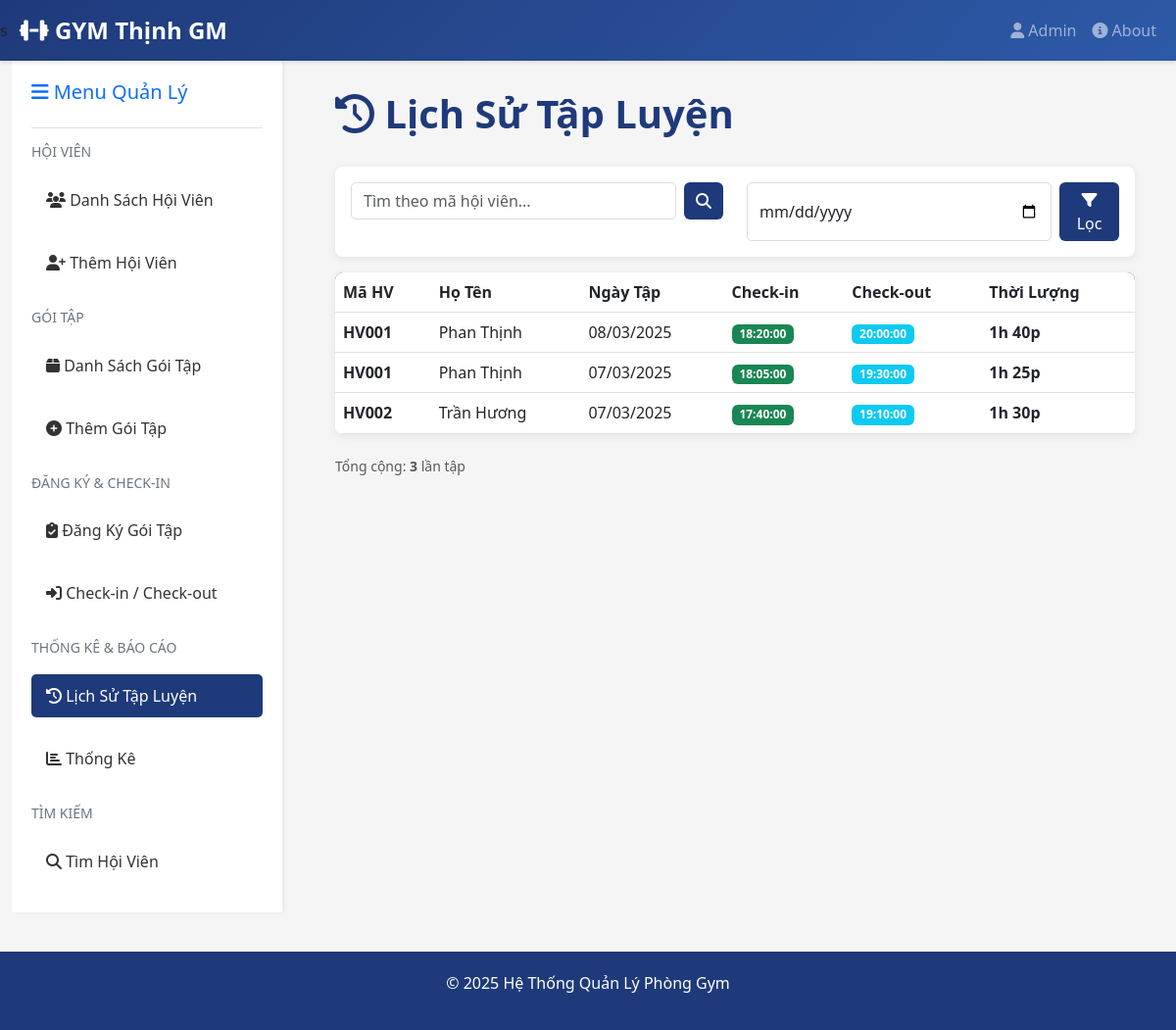
The page /history.php on the database its author committed.
### tables this page shows
CREATE TABLE IF NOT EXISTS check_logs (
    id INT AUTO_INCREMENT PRIMARY KEY,
    member_id INT NOT NULL,
    log_date DATE NOT NULL,
    check_in TIME,
    check_out TIME,
    created_at TIMESTAMP DEFAULT CURRENT_TIMESTAMP,
    updated_at TIMESTAMP DEFAULT CURRENT_TIMESTAMP ON UPDATE CURRENT_TIMESTAMP,
    FOREIGN KEY (member_id) REFERENCES members(id) ON DELETE CASCADE,
    INDEX idx_member (member_id),
    INDEX idx_date (log_date)
);

CREATE TABLE IF NOT EXISTS members (
    id INT AUTO_INCREMENT PRIMARY KEY,
    code VARCHAR(20) UNIQUE NOT NULL,
    fullname VARCHAR(100) NOT NULL,
    dob DATE NOT NULL,
    gender ENUM('Nam', 'Nữ') NOT NULL,
    phone VARCHAR(15) NOT NULL,
    address TEXT NOT NULL,
    created_at TIMESTAMP DEFAULT CURRENT_TIMESTAMP,
    updated_at TIMESTAMP DEFAULT CURRENT_TIMESTAMP ON UPDATE CURRENT_TIMESTAMP,
    INDEX idx_code (code),
    INDEX idx_phone (phone),
    INDEX idx_fullname (fullname)
);

### includes/functions.php (called while the page is built, shortened)
<?php
function formatDate($date) {
    return date('d/m/Y', strtotime($date));
}
function sanitize($input) {
    return htmlspecialchars(trim($input), ENT_QUOTES, 'UTF-8');
}
?>

### history.php (the view, shortened to what this page needs)
<?php
include 'views/header.php';
require 'config/database.php';
require 'includes/functions.php';
$member_code = sanitize($_GET['member_code'] ?? '');
$filter_date = sanitize($_GET['filter_date'] ?? '');
$logs = null;
if (empty($member_code)) {
    $all_logs_query = "
        SELECT cl.*, m.fullname, m.code
        FROM check_logs cl
        JOIN members m ON cl.member_id = m.id
    ";
    $all_logs_query .= " ORDER BY cl.log_date DESC, cl.check_in DESC";
    $logs = $conn->query($all_logs_query);
}
?>
<div class="container-fluid">
    <div class="row">
        <?php include 'views/sidebar.php'; ?>
        <div class="col-md-9">
            <div class="main-content">
                <div class="page-header">
                    <h1><i class="fas fa-history"></i> Lịch Sử Tập Luyện</h1>
                </div>
                <div class="card mb-3">
                    <div class="card-body">
                        <div class="row">
                            <div class="col-md-6">
                                <form method="GET" class="d-flex gap-2">
                                    <input type="text" class="form-control" name="member_code"
                                           placeholder="Tìm theo mã hội viên..."
                                           value="<?php echo htmlspecialchars($member_code); ?>">
                                    <button type="submit" class="btn btn-primary">
                                        <i class="fas fa-search"></i>
                                    </button>
                                </form>
                            </div>
                            <div class="col-md-6">
                                <form method="GET" class="d-flex gap-2">
                                    <input type="date" class="form-control" name="filter_date"
                                           value="<?php echo htmlspecialchars($filter_date); ?>">
                                    <button type="submit" class="btn btn-primary">
                                        <i class="fas fa-filter"></i> Lọc
                                    </button>
                                </form>
                            </div>
                        </div>
                    </div>
                </div>
                <div class="card">
                    <div class="table-responsive">
                        <table class="table table-hover mb-0">
                            <thead>
                                <tr>
                                    <th>Mã HV</th>
                                    <th>Họ Tên</th>
                                    <th>Ngày Tập</th>
                                    <th>Check-in</th>
                                    <th>Check-out</th>
                                    <th>Thời Lượng</th>
                                </tr>
                            </thead>
                            <tbody>
                                <?php if ($logs && $logs->num_rows > 0): ?>
                                    <?php while ($log = $logs->fetch_assoc()): ?>
                                        <?php
                                            $duration = '';
                                            if ($log['check_in'] && $log['check_out']) {
                                                $start = strtotime($log['check_in']);
                                                $end = strtotime($log['check_out']);
                                                $minutes = round(($end - $start) / 60);
                                                $hours = floor($minutes / 60);
                                                $mins = $minutes % 60;
                                                $duration = ($hours > 0 ? $hours . 'h ' : '') . $mins . 'p';
                                            }
                                        ?>
                                        <tr>
                                            <td><strong><?php echo $log['code']; ?></strong></td>
                                            <td><?php echo $log['fullname']; ?></td>
                                            <td><?php echo formatDate($log['log_date']); ?></td>
                                            <td>
                                                <?php if ($log['check_in']): ?>
                                                    <span class="badge bg-success"><?php echo $log['check_in']; ?></span>
                                                <?php else: ?>
                                                    <span class="text-muted">-</span>
                                                <?php endif; ?>
                                            </td>
                                            <td>
                                                <?php if ($log['check_out']): ?>
                                                    <span class="badge bg-info"><?php echo $log['check_out']; ?></span>
                                                <?php else: ?>
                                                    <span class="text-muted text-warning">Chưa checkout</span>
                                                <?php endif; ?>
                                            </td>
                                            <td>
                                                <?php if ($duration): ?>
                                                    <strong><?php echo $duration; ?></strong>
                                                <?php else: ?>
                                                    <span class="text-muted">-</span>
                                                <?php endif; ?>
                                            </td>
                                        </tr>
                                    <?php endwhile; ?>
                                <?php endif; ?>
                            </tbody>
                        </table>
                    </div>
                </div>
                <?php if ($logs && $logs->num_rows > 0): ?>
                    <div class="mt-3 text-muted">
                        <small>Tổng cộng: <strong><?php echo $logs->num_rows; ?></strong> lần tập</small>
                    </div>
                <?php endif; ?>
            </div>
        </div>
    </div>
</div>
<div class="footer">
    <p>&copy; 2025 Hệ Thống Quản Lý Phòng Gym</p>
</div>
</body>
</html>

### views/header.php (style rules this page uses)
:root { --primary-color: #1f3a7a; --secondary-color: #ff6b6b; --success-color: #51cf66; --warning-color: #ffd43b; --danger-color: #ff6b6b; }
* { margin: 0; padding: 0; }
body { background-color: #f5f5f5; font-family: 'Segoe UI', Tahoma, Geneva, Verdana, sans-serif; }
.main-content { padding: 30px; background-color: #f5f5f5; }
.card { border: none; border-radius: 8px; box-shadow: 0 2px 8px rgba(0,0,0,0.08); margin-bottom: 20px; }
.btn-primary { background-color: var(--primary-color); border: none; }
.table { background: white; border-radius: 8px; overflow: hidden; }
.table thead { background-color: var(--primary-color); color: white; }
.form-control, .form-select { border: 1px solid #ddd; border-radius: 5px; }
.page-header { margin-bottom: 30px; }
.page-header h1 { color: var(--primary-color); font-weight: bold; }
.footer { background-color: var(--primary-color); color: white; padding: 20px; text-align: center; margin-top: 40px; }

### rows shown on the page
check_logs: member.code "HV001", member.fullname "Phan Thịnh", log_date "08/03/2025", check_in "18:20:00", check_out "20:00:00", duration "1h 40p"
check_logs: member.code "HV001", member.fullname "Phan Thịnh", log_date "07/03/2025", check_in "18:05:00", check_out "19:30:00", duration "1h 25p"
check_logs: member.code "HV002", member.fullname "Trần Hương", log_date "07/03/2025", check_in "17:40:00", check_out "19:10:00", duration "1h 30p"

### other values the page prints
$logs->num_rows "3"
